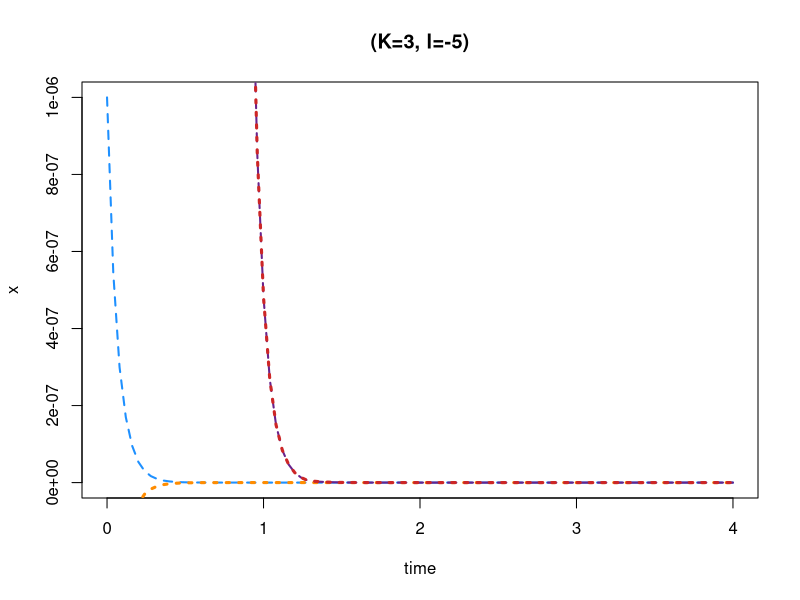

Write the R code that produced this figure.
library(deSolve)

params <- c()
my.atol <- 1e-06

l <- -5
K <- 3

times <- (0:100)/25

sdiffeqns <- function(t, s, params) {
  sd1 <- l * s[1] * (K-s[1])
  list(c(sd1))
}

initconds <- 0 - 1e-06
out0m = lsoda(initconds, times, sdiffeqns, rtol=1e-10, atol=my.atol)

initconds <- 0 +  1e-06
out0p = lsoda(initconds, times, sdiffeqns, rtol=1e-10, atol=my.atol)

initconds <- 1 -  1e-06
out1m = lsoda(initconds, times, sdiffeqns, rtol=1e-10, atol=my.atol)

initconds <- 1 +  1e-06
out1p = lsoda(initconds, times, sdiffeqns, rtol=1e-10, atol=my.atol)

print("Plotting...")
svg("numerical_integration2.svg")
plot(out0p, xlab="time", ylab="x", main="(K=3, l=-5)", col="dodgerblue",
     lty=2, lwd=2)#, ylim=c(-2,4), xlim=c(0,4))
lines(out0m, col="#ff8c00", lty = 3, lwd = 3)
lines(out1m, col="#68228b", lty = 2, lwd = 2)
lines(out1p, col="#cd2626", lty = 3, lwd = 3)
